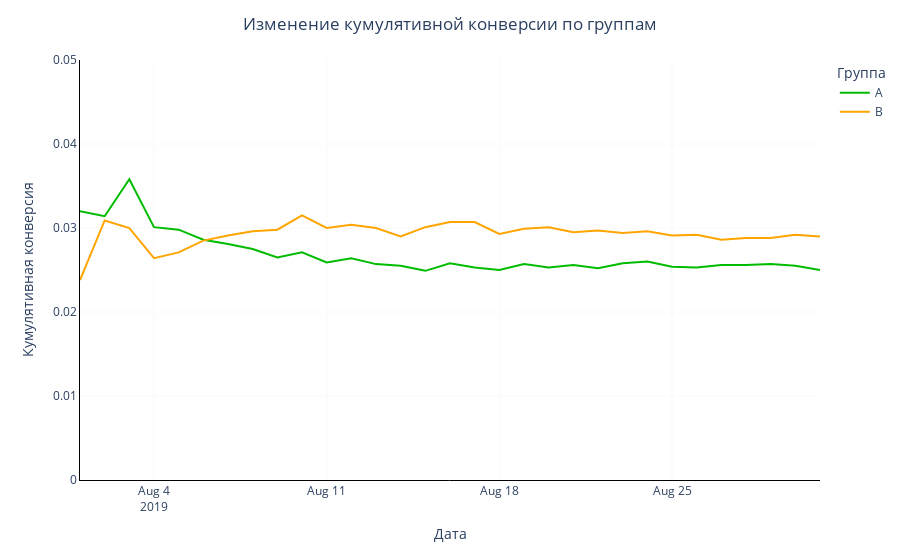

The notebook cell saved with this chart:
### Code cell
fig = px.line(
    cumulative_data,
    x='date_order',
    y='conversion',
    color='group',
    color_discrete_map={'A':'#00bc00','B':'#ffa500'},
    labels={'group': 'Группа'}
            )

fig.update_xaxes(showline=True, linewidth=1, linecolor='black', gridcolor='#f9f9f9')
fig.update_yaxes(showline=True, linewidth=1, linecolor='black', gridcolor='#f9f9f9', range = [0, 0.05])

fig.update_layout(title='Изменение кумулятивной конверсии по группам',
                  xaxis_title='Дата',
                  yaxis_title='Кумулятивная конверсия',
                  plot_bgcolor='#ffffff'
                 )
fig.update(layout=dict(title=dict(x=0.5)))
fig.show()

### Figure 1 — Plotly figure (JSON) as saved in the notebook; plotly's stock layout.template omitted (floating-point values rounded to 4 significant figures)
{"data": [{"hovertemplate": "Группа=A<br>date_order=%{x}<br>conversion=%{y}<extra></extra>", "legendgroup": "A", "line": {"color": "#00bc00", "dash": "solid"}, "mode": "lines", "name": "A", "orientation": "v", "showlegend": true, "type": "scatter", "x": ["2019-08-01T00:00:00", "2019-08-02T00:00:00", "2019-08-03T00:00:00", "2019-08-04T00:00:00", "2019-08-05T00:00:00", "2019-08-06T00:00:00", "2019-08-07T00:00:00", "2019-08-08T00:00:00", "2019-08-09T00:00:00", "2019-08-10T00:00:00", "2019-08-11T00:00:00", "2019-08-12T00:00:00", "2019-08-13T00:00:00", "2019-08-14T00:00:00", "2019-08-15T00:00:00", "2019-08-16T00:00:00", "2019-08-17T00:00:00", "2019-08-18T00:00:00", "2019-08-19T00:00:00", "2019-08-20T00:00:00", "2019-08-21T00:00:00", "2019-08-22T00:00:00", "2019-08-23T00:00:00", "2019-08-24T00:00:00", "2019-08-25T00:00:00", "2019-08-26T00:00:00", "2019-08-27T00:00:00", "2019-08-28T00:00:00", "2019-08-29T00:00:00", "2019-08-30T00:00:00", "2019-08-31T00:00:00"], "xaxis": "x", "y": [0.032, 0.0314, 0.0358, 0.0301, 0.0298, 0.0286, 0.0281, 0.0275, 0.0265, 0.0271, 0.0259, 0.0264, 0.0257, 0.0255, 0.0249, 0.0258, 0.0253, 0.025, 0.0257, 0.0253, 0.0256, 0.0252, 0.0258, 0.026, 0.0254, 0.0253, 0.0256, 0.0256, 0.0257, 0.0255, 0.025], "yaxis": "y"}, {"hovertemplate": "Группа=B<br>date_order=%{x}<br>conversion=%{y}<extra></extra>", "legendgroup": "B", "line": {"color": "#ffa500", "dash": "solid"}, "mode": "lines", "name": "B", "orientation": "v", "showlegend": true, "type": "scatter", "x": ["2019-08-01T00:00:00", "2019-08-02T00:00:00", "2019-08-03T00:00:00", "2019-08-04T00:00:00", "2019-08-05T00:00:00", "2019-08-06T00:00:00", "2019-08-07T00:00:00", "2019-08-08T00:00:00", "2019-08-09T00:00:00", "2019-08-10T00:00:00", "2019-08-11T00:00:00", "2019-08-12T00:00:00", "2019-08-13T00:00:00", "2019-08-14T00:00:00", "2019-08-15T00:00:00", "2019-08-16T00:00:00", "2019-08-17T00:00:00", "2019-08-18T00:00:00", "2019-08-19T00:00:00", "2019-08-20T00:00:00", "2019-08-21T00:00:00", "2019-08-22T00:00:00", "2019-08-23T00:00:00", "2019-08-24T00:00:00", "2019-08-25T00:00:00", "2019-08-26T00:00:00", "2019-08-27T00:00:00", "2019-08-28T00:00:00", "2019-08-29T00:00:00", "2019-08-30T00:00:00", "2019-08-31T00:00:00"], "xaxis": "x", "y": [0.0238, 0.0309, 0.03, 0.0264, 0.0271, 0.0285, 0.0291, 0.0296, 0.0298, 0.0315, 0.03, 0.0304, 0.03, 0.029, 0.0301, 0.0307, 0.0307, 0.0293, 0.0299, 0.0301, 0.0295, 0.0297, 0.0294, 0.0296, 0.0291, 0.0292, 0.0286, 0.0288, 0.0288, 0.0292, 0.029], "yaxis": "y"}], "layout": {"legend": {"title": {"text": "Группа"}, "tracegroupgap": 0}, "margin": {"t": 60}, "plot_bgcolor": "#ffffff", "title": {"text": "Изменение кумулятивной конверсии по группам", "x": 0.5}, "xaxis": {"anchor": "y", "domain": [0, 1], "gridcolor": "#f9f9f9", "linecolor": "black", "linewidth": 1, "showline": true, "title": {"text": "Дата"}}, "yaxis": {"anchor": "x", "domain": [0, 1], "gridcolor": "#f9f9f9", "linecolor": "black", "linewidth": 1, "range": [0, 0.05], "showline": true, "title": {"text": "Кумулятивная конверсия"}}}}
